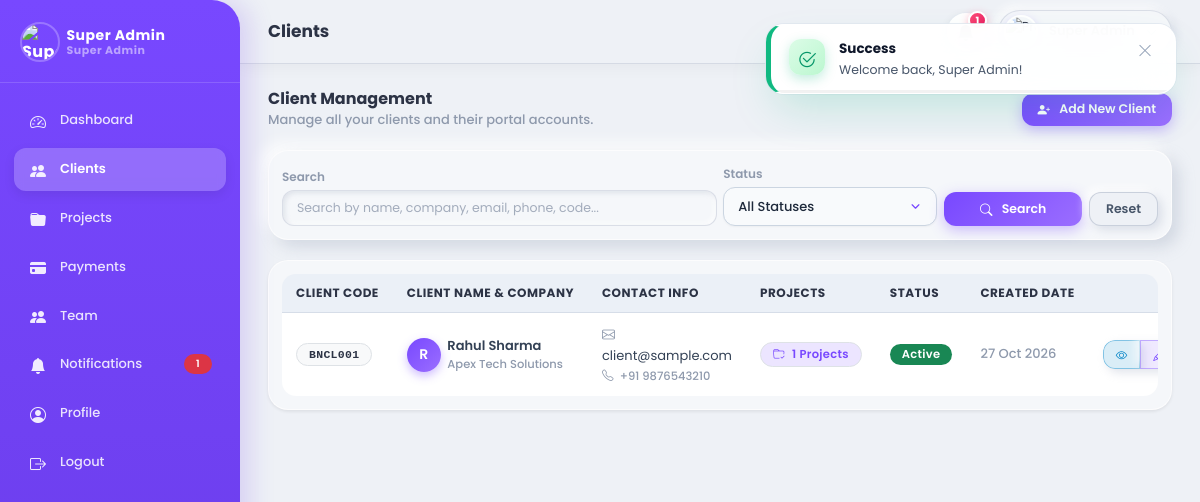
The page /admin/clients/list_clients.php (signed in) on the database its author committed.
### tables this page shows
CREATE TABLE `clients` (
  `id` int(11) NOT NULL AUTO_INCREMENT,
  `client_code` varchar(20) NOT NULL,
  `name` varchar(100) NOT NULL,
  `company_name` varchar(150) DEFAULT NULL,
  `email` varchar(150) NOT NULL,
  `phone` varchar(20) DEFAULT NULL,
  `password` varchar(255) NOT NULL,
  `address` text DEFAULT NULL,
  `service_type` varchar(100) DEFAULT 'Web & App Development',
  `profile_pic` varchar(255) DEFAULT 'default-avatar.png',
  `cover_pic` varchar(255) DEFAULT 'default-cover.jpg',
  `status` tinyint(1) NOT NULL DEFAULT 1,
  `created_by` int(11) NOT NULL,
  `created_at` timestamp NOT NULL DEFAULT CURRENT_TIMESTAMP,
  `updated_at` timestamp NOT NULL DEFAULT CURRENT_TIMESTAMP ON UPDATE CURRENT_TIMESTAMP,
  `deleted_at` datetime DEFAULT NULL,
  PRIMARY KEY (`id`),
  UNIQUE KEY `uk_client_code` (`client_code`),
  UNIQUE KEY `uk_client_email` (`email`),
  KEY `idx_client_created_by` (`created_by`),
  KEY `idx_client_deleted` (`deleted_at`),
  CONSTRAINT `fk_clients_created_by` FOREIGN KEY (`created_by`) REFERENCES `admin` (`id`) ON DELETE CASCADE
);

### admin/clients/list_clients.php (the view, shortened to what the rows shown need)
<?php
require_once __DIR__ . '/../includes/functions.php';
$admin = getAuthenticatedAdmin($pdo);
requirePermission('clients_view');
$sql = "
    SELECT c.*, COUNT(p.id) AS project_count
    FROM clients c
    LEFT JOIN projects p ON p.client_id = c.id AND p.deleted_at IS NULL
    WHERE c.deleted_at IS NULL
";
$params = [];
$sql .= " GROUP BY c.id ORDER BY c.id DESC";
$stmt = $pdo->prepare($sql);
$stmt->execute($params);
$allClients = $stmt->fetchAll();
$totalClientsCount = (int) $pdo->query("SELECT COUNT(*) FROM clients WHERE deleted_at IS NULL")->fetchColumn();
$totalMatching = count($allClients);
$perPage = 5;
$page = max(1, (int) ($_GET['page'] ?? 1));
$totalPages = max(1, (int) ceil($totalMatching / $perPage));
$page = min($page, $totalPages);
$offset = ($page - 1) * $perPage;
$clients = array_slice($allClients, $offset, $perPage);
?>
<?php include __DIR__ . '/../includes/header.php'; ?>
<?php include __DIR__ . '/../includes/sidebar.php'; ?>
<div class="main-content">
    <?php include __DIR__ . '/../includes/topbar.php'; ?>
    <div class="page-body">
        <?php if ($totalClientsCount === 0): ?>
            <div class="card p-5 text-center my-3 shadow-sm border-0">
                <div class="mb-3">
                    <i class="bi bi-people text-muted" style="font-size: 3rem;"></i>
                </div>
                <h5 class="fw-bold text-dark mb-1">No Clients Added Yet</h5>
                <p class="text-muted mb-3">You have not added any clients yet. Click below to add your first client.</p>
                <div>
                    <a href="add_client.php" class="btn btn-primary">
                        <i class="bi bi-person-plus me-1"></i> Add First Client
                    </a>
                </div>
            </div>
        <?php else: ?>
            <div class="card p-3 shadow-sm">
                <div class="table-responsive">
                    <table class="table table-hover align-middle mb-0">
                        <thead class="table-light">
                            <tr>
                                <th>Client Code</th>
                                <th>Client Name & Company</th>
                                <th>Contact Info</th>
                                <th>Projects</th>
                                <th>Status</th>
                                <th>Created Date</th>
                                <th class="text-end">Actions</th>
                            </tr>
                        </thead>
                        <tbody>
                            <?php foreach ($clients as $c): ?>
                                <tr>
                                    <td>
                                        <span class="badge bg-light text-dark border font-monospace"><?php echo htmlspecialchars($c['client_code']); ?></span>
                                    </td>
                                    <td>
                                        <div class="d-flex align-items-center gap-2">
                                            <?php if (!empty($c['profile_pic']) && file_exists(__DIR__ . '/../../assets/uploads/profile/' . $c['profile_pic'])): ?>
                                                <img src="/client-flow/assets/uploads/profile/<?php echo htmlspecialchars($c['profile_pic']); ?>"
                                                     class="rounded-circle object-fit-cover"
                                                     style="width:36px;height:36px;min-width:36px;min-height:36px;border:1.5px solid var(--border-color);"
                                                     alt="<?php echo htmlspecialchars($c['name']); ?>">
                                            <?php else: ?>
                                                <div class="avatar-circle bg-primary text-white d-flex align-items-center justify-content-center rounded-circle" style="width:36px;height:36px;min-width:36px;min-height:36px;font-weight:600;font-size:14px;">
                                                    <?php echo strtoupper(substr($c['name'], 0, 1)); ?>
                                                </div>
                                            <?php endif; ?>
                                            <div>
                                                <div class="fw-semibold"><?php echo htmlspecialchars($c['name']); ?></div>
                                                <div class="text-muted small"><?php echo htmlspecialchars($c['company_name'] ?: 'Individual'); ?></div>
                                            </div>
                                        </div>
                                    </td>
                                    <td>
                                        <div><i class="bi bi-envelope text-muted me-1"></i> <?php echo htmlspecialchars($c['email']); ?></div>
                                        <?php if (!empty($c['phone'])): ?>
                                            <div class="small text-muted"><i class="bi bi-telephone text-muted me-1"></i> <?php echo htmlspecialchars($c['phone']); ?></div>
                                        <?php endif; ?>
                                    </td>
                                    <td>
                                        <a href="../projects/list_projects.php?client_id=<?php echo $c['id']; ?>&search=<?php echo urlencode($c['client_code']); ?>" class="badge bg-primary-subtle text-primary border text-decoration-none" title="View Client Projects">
                                            <i class="bi bi-folder-check me-1"></i><?php echo (int)$c['project_count']; ?> Projects
                                        </a>
                                    </td>
                                    <td>
                                        <?php if ($c['status'] == 1): ?>
                                            <span class="badge bg-success">Active</span>
                                        <?php else: ?>
                                            <span class="badge bg-danger">Inactive</span>
                                        <?php endif; ?>
                                    </td>
                                    <td class="text-muted small">
                                        <?php echo date('d M Y', strtotime($c['created_at'])); ?>
                                    </td>
                                    <td class="text-end">
                                        <div class="btn-group">
                                            <a href="view_client.php?id=<?php echo $c['id']; ?>" class="btn btn-sm btn-outline-info" title="View Details">
                                                <i class="bi bi-eye"></i>
                                            </a>
                                            <?php if (hasPermission($admin, 'clients_manage')): ?>
                                                <a href="edit_client.php?id=<?php echo $c['id']; ?>" class="btn btn-sm btn-outline-primary" title="Edit">
                                                    <i class="bi bi-pencil"></i>
                                                </a>
                                            <?php endif; ?>
                                        </div>
                                    </td>
                                </tr>
                            <?php endforeach; ?>
                        </tbody>
                    </table>
                </div>
            </div>
        <?php endif; ?>
    </div>
</div>
<?php include __DIR__ . '/../includes/footer.php'; ?>

### admin/includes/sidebar.php (shortened to what the rows shown need)
<?php
$currentPage = $currentPage ?? basename($_SERVER['PHP_SELF']);
$curAdmin = $admin ?? (isset($pdo) && function_exists('getAuthenticatedAdmin') ? getAuthenticatedAdmin($pdo) : null);
$unreadAdminCountSidebar = isset($pdo, $curAdmin['id']) ? getUnreadNotificationsCount($pdo, 'admin', $curAdmin['id']) : 0;
$canViewNotifs   = empty($curAdmin) || hasPermission($curAdmin, 'notifications_view');
?>
<nav class="sidebar" id="sidebar">
    <div class="sidebar-brand d-flex align-items-center justify-content-between">
        <a href="/client-flow/admin/profile.php" class="d-flex align-items-center gap-2 text-decoration-none text-white overflow-hidden" title="My Profile">
            <div class="d-flex flex-column text-truncate" style="line-height:1.2;">
                <span class="fw-bold text-white text-truncate" style="font-size:14px;"><?php echo htmlspecialchars($curAdmin['name'] ?? 'Admin'); ?></span>
                <span class="text-white-50 text-truncate" style="font-size:11px;"><?php echo (($curAdmin['role'] ?? '') === 'super_admin') ? 'Super Admin' : 'Team Member'; ?></span>
            </div>
        </a>
    </div>
    <ul class="sidebar-nav">
        <?php if ($canViewNotifs): ?>
        <li>
            <a href="/client-flow/admin/notifications.php" class="<?php echo $currentPage === 'notifications.php' ? 'active' : ''; ?>">
                <i class="bi bi-bell-fill"></i> <span>Notifications</span>
                <?php if ($unreadAdminCountSidebar > 0): ?>
                    <span class="badge bg-danger rounded-pill ms-auto" style="font-size: 10px;"><?php echo $unreadAdminCountSidebar; ?></span>
                <?php endif; ?>
            </a>
        </li>
        <?php endif; ?>
    </ul>
</nav>

### admin/includes/topbar.php (shortened to what the rows shown need)
<?php
$unreadNotifsCount = isset($pdo, $admin['id']) ? getUnreadNotificationsCount($pdo, 'admin', $admin['id']) : 0;
?>
<header class="topbar" style="position: -webkit-sticky !important; position: sticky !important; top: 0 !important; z-index: 1020 !important;">
    <div class="topbar-right">
        <div class="dropdown">
            <a href="#" class="notification-bell-btn" data-bs-toggle="dropdown" data-bs-display="static" aria-expanded="false" title="Notifications">
                <?php if ($unreadNotifsCount > 0): ?>
                    <span class="notification-badge-dot"><?php echo $unreadNotifsCount > 9 ? '9+' : $unreadNotifsCount; ?></span>
                <?php endif; ?>
            </a>
        </div>
    </div>
</header>

### rows shown on the page
clients: client_code "BNCL001", name "R", name "Rahul Sharma", company_name "Apex Tech Solutions", email "client@sample.com", phone "+91 9876543210", project_count "1", status "Active", created_at "27 Oct 2026"

### other values the page prints
$curAdmin['name'] "Super Admin"
$unreadAdminCountSidebar "1"
$pageTitle "Clients"
$unreadNotifsCount "1"
